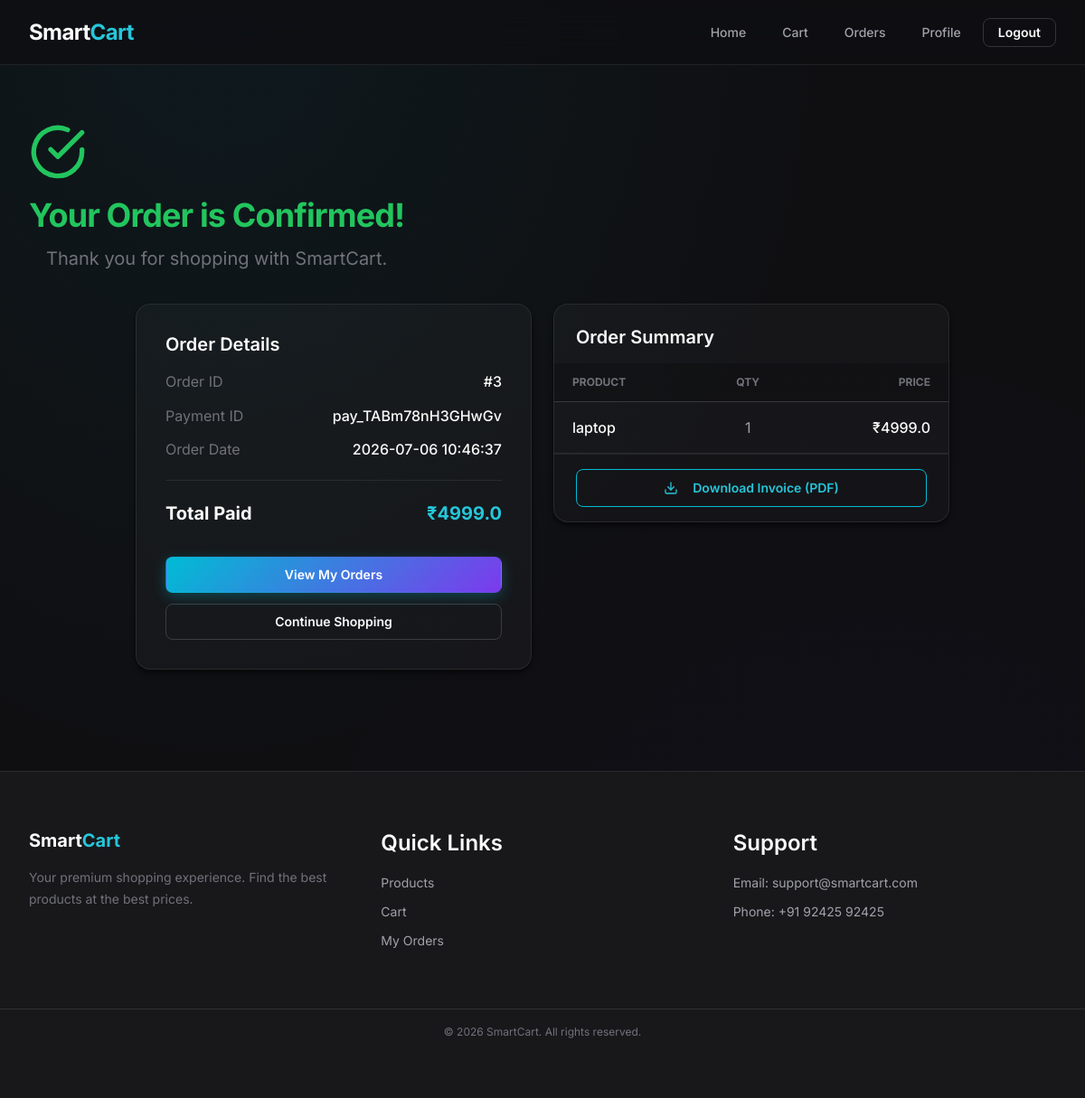
Page /user/order-success/3 (signed in) on the committed database.
### tables this page shows
CREATE TABLE orders (
    order_id INTEGER PRIMARY KEY AUTOINCREMENT,
    user_id INTEGER NOT NULL,
    razorpay_order_id TEXT,
    razorpay_payment_id TEXT,
    amount REAL,
    payment_status TEXT,
    created_at TIMESTAMP DEFAULT CURRENT_TIMESTAMP, address TEXT,
    FOREIGN KEY (user_id) REFERENCES users(user_id)
);

CREATE TABLE order_items (
    id INTEGER PRIMARY KEY AUTOINCREMENT,
    order_id INTEGER NOT NULL,
    product_id INTEGER NOT NULL,
    product_name TEXT,
    quantity INTEGER,
    price REAL,
    FOREIGN KEY (order_id) REFERENCES orders(order_id),
    FOREIGN KEY (product_id) REFERENCES products(product_id)
);

### app.py (the view)
@app.route('/user/order-success/<int:order_db_id>')
def order_success(order_db_id):
    if 'user_id' not in session:
        flash("Please login!", "danger")
        return redirect('/user-signin')
    conn = get_db()
    cursor = conn.cursor()
    cursor.execute("SELECT * FROM orders WHERE order_id=? AND user_id=?", (order_db_id, session['user_id']))
    order = cursor.fetchone()
    cursor.execute("SELECT * FROM order_items WHERE order_id=?", (order_db_id,))
    items = cursor.fetchall()
    cursor.close()
    conn.close()
    if not order:
        flash("Order not found.", "danger")
        return redirect('/user/products')
    return render_template("user/order_success.html", order=order, items=items)

### app.py (called while the page is built)
def convert_timestamp(val):
    val_str = val.decode('utf-8')
    try:
        return datetime.datetime.fromisoformat(val_str)
    except ValueError:
        return datetime.datetime.strptime(val_str, "%Y-%m-%d %H:%M:%S")

def get_db():
    connection = sqlite3.connect(DB_PATH, detect_types=sqlite3.PARSE_DECLTYPES)
    connection.row_factory = sqlite3.Row
    return connection

### templates/user/order_success.html (shortened to what this page needs)
{% extends "user/base.html" %}
{% block content %}
<div class="sc-dashboard sc-animate-fade-in-up">
  <div class="sc-dashboard__header" style="text-align: center; margin-bottom: var(--sc-space-8);">
    <div>
      <h2 style="color: var(--sc-success); margin-bottom: var(--sc-space-2);">Your Order is Confirmed!</h2>
      <p style="color: var(--sc-text-muted); font-size: var(--sc-text-lg);">
        Thank you for shopping with SmartCart.
      </p>
    </div>
  </div>
  <div style="display: grid; grid-template-columns: 1fr 1fr; gap: var(--sc-space-6); max-width: 900px; margin: 0 auto;">
    <div class="glass-card" style="height: fit-content;">
      <h3 style="font-size: var(--sc-text-lg); font-weight: var(--sc-weight-semibold); margin-bottom: var(--sc-space-4); color: var(--sc-text-primary);">Order Details</h3>
      <div style="display: flex; flex-direction: column; gap: var(--sc-space-3); color: var(--sc-text-secondary); line-height: 1.6;">
        <div style="display: flex; justify-content: space-between;">
          <span style="color: var(--sc-text-muted);">Order ID</span>
          <span style="font-weight: var(--sc-weight-medium); color: var(--sc-text-primary);">#{{ order.order_id }}</span>
        </div>
        <div style="display: flex; justify-content: space-between;">
          <span style="color: var(--sc-text-muted);">Payment ID</span>
          <span style="font-weight: var(--sc-weight-medium); color: var(--sc-text-primary);">{{ order.razorpay_payment_id }}</span>
        </div>
        <div style="display: flex; justify-content: space-between;">
          <span style="color: var(--sc-text-muted);">Order Date</span>
          <span style="font-weight: var(--sc-weight-medium); color: var(--sc-text-primary);">{{ order.created_at }}</span>
        </div>
        <div style="height: 1px; background: var(--sc-border); margin: var(--sc-space-2) 0;"></div>
        <div style="display: flex; justify-content: space-between; font-size: var(--sc-text-lg);">
          <span style="color: var(--sc-text-primary); font-weight: var(--sc-weight-bold);">Total Paid</span>
          <span style="font-weight: var(--sc-weight-bold); color: var(--sc-brand-400);">₹{{ order.amount }}</span>
        </div>
      </div>
      <div style="margin-top: var(--sc-space-8); display: flex; gap: var(--sc-space-3); flex-direction: column;">
        <a href="/user/my-orders" class="sc-btn sc-btn--primary sc-btn--block">View My Orders</a>
        <a href="/user/products" class="sc-btn sc-btn--ghost sc-btn--block">Continue Shopping</a>
      </div>
    </div>
    <div class="glass-card" style="height: fit-content; padding: 0; overflow: hidden;">
      <h3 style="font-size: var(--sc-text-lg); font-weight: var(--sc-weight-semibold); padding: var(--sc-space-6) var(--sc-space-6) var(--sc-space-4); margin: 0; color: var(--sc-text-primary);">Order Summary</h3>
      <table class="sc-table" style="width: 100%; border-collapse: collapse;">
        <thead>
          <tr style="border-bottom: 1px solid var(--sc-border-strong); background: rgba(0,0,0,0.2);">
            <th style="padding: var(--sc-space-3) var(--sc-space-5); text-align: left; font-size: var(--sc-text-xs); color: var(--sc-text-muted); text-transform: uppercase;">Product</th>
            <th style="padding: var(--sc-space-3) var(--sc-space-5); text-align: center; font-size: var(--sc-text-xs); color: var(--sc-text-muted); text-transform: uppercase;">Qty</th>
            <th style="padding: var(--sc-space-3) var(--sc-space-5); text-align: right; font-size: var(--sc-text-xs); color: var(--sc-text-muted); text-transform: uppercase;">Price</th>
          </tr>
        </thead>
        <tbody>
          {% for it in items %}
          <tr style="border-bottom: 1px solid var(--sc-border);">
            <td style="padding: var(--sc-space-4) var(--sc-space-5); color: var(--sc-text-primary); font-weight: var(--sc-weight-medium);">{{ it.product_name }}</td>
            <td style="padding: var(--sc-space-4) var(--sc-space-5); text-align: center; color: var(--sc-text-secondary);">{{ it.quantity }}</td>
            <td style="padding: var(--sc-space-4) var(--sc-space-5); text-align: right; color: var(--sc-text-primary); font-weight: var(--sc-weight-medium);">₹{{ it.quantity * it.price }}</td>
          </tr>
          {% endfor %}
        </tbody>
      </table>
      <div style="padding: var(--sc-space-4) var(--sc-space-6); background: rgba(0,0,0,0.1); border-top: 1px solid var(--sc-border);">
        <a href="/user/download-invoice/{{ order.order_id }}" class="sc-btn sc-btn--ghost sc-btn--block" style="border: 1px solid var(--sc-brand-500); color: var(--sc-brand-400);">
          Download Invoice (PDF)
        </a>
      </div>
    </div>
  </div>
</div>
{% endblock %}

### static/css/02-base.css (style rules this page uses)
body { display: flex; flex-direction: column; overflow-x: hidden; background-color: var(--sc-bg-body); color: var(--sc-text-primary); background-image: radial-gradient( ellipse at 20% 0%, rgba(0, 188, 212, 0.06) 0%, transparent 50% ), radial-gradient( ellipse at 80% 100%, rgba(124, 58, 237, 0.04) 0%, transparent 50% ); background-attachment: fixed; }
h2 { font-size: var(--sc-text-3xl); font-weight: var(--sc-weight-bold); letter-spacing: var(--sc-tracking-tight); line-height: var(--sc-leading-tight); color: var(--sc-text-primary); }
h3 { font-size: var(--sc-text-2xl); font-weight: var(--sc-weight-semibold); line-height: var(--sc-leading-tight); color: var(--sc-text-primary); }
p { font-size: var(--sc-text-base); line-height: var(--sc-leading-relaxed); color: var(--sc-text-secondary); }
a { color: var(--sc-text-primary); transition: var(--sc-transition-colors); }

### static/css/04-components.css (style rules this page uses)
.sc-btn { display: inline-flex; align-items: center; justify-content: center; gap: var(--sc-space-2); padding: var(--sc-space-3) var(--sc-space-6); font-size: var(--sc-text-sm); font-weight: var(--sc-weight-semibold); line-height: 1; border-radius: var(--sc-radius-md); border: 1px solid transparent; cursor: pointer; white-space: nowrap; user-select: none; transition: var(--sc-transition-all); position: relative; overflow: hidden; }
.sc-btn::after { content: ''; position: absolute; inset: 0; background: linear-gradient(105deg, transparent 40%, rgba(255, 255, 255, 0.08) 45%, rgba(255, 255, 255, 0.12) 50%, rgba(255, 255, 255, 0.08) 55%, transparent 60%); transform: translateX(-100%); transition: transform 0.6s var(--sc-ease-out); }
.sc-btn--primary, .btn-primary, button[type="submit"], button[type="button"] { background: var(--sc-gradient-brand); color: var(--sc-neutral-0); border-color: transparent; box-shadow: 0 4px 15px rgba(0, 188, 212, 0.3); }
.sc-btn--ghost, .btn-outline { background: transparent; color: var(--sc-text-primary); border-color: var(--sc-border-strong); }
.sc-btn--block, .w-100 { width: 100%; }
.sc-card, .glass-card { background: rgba(255, 255, 255, 0.03); background-image: var(--sc-gradient-surface); backdrop-filter: blur(16px) saturate(180%); -webkit-backdrop-filter: blur(16px) saturate(180%); border: 1px solid var(--sc-border); border-radius: var(--sc-radius-xl); padding: var(--sc-space-8); box-shadow: var(--sc-shadow-md); transition: var(--sc-transition-all); position: relative; overflow: hidden; }
.sc-card--glass, .glass-card { background: rgba(255, 255, 255, 0.03); backdrop-filter: blur(16px); -webkit-backdrop-filter: blur(16px); }

### static/css/06-animations.css (style rules this page uses)
.sc-animate-fade-in-up { animation: sc-fade-in-up var(--sc-duration-slow) var(--sc-ease-out) both; }

### static/css/07-pages.css (style rules this page uses)
.sc-dashboard { padding: var(--sc-space-8) 0; }
.sc-dashboard__header { display: flex; align-items: center; justify-content: space-between; margin-bottom: var(--sc-space-8); }

### rows in the picture
orders: order_id "3", razorpay_payment_id "pay_TABm78nH3GHwGv", created_at "2026-07-06 10:46:37", amount "4999.0"
order_items: product_name "laptop", quantity "1", it.quantity*it.price "4999.0"
